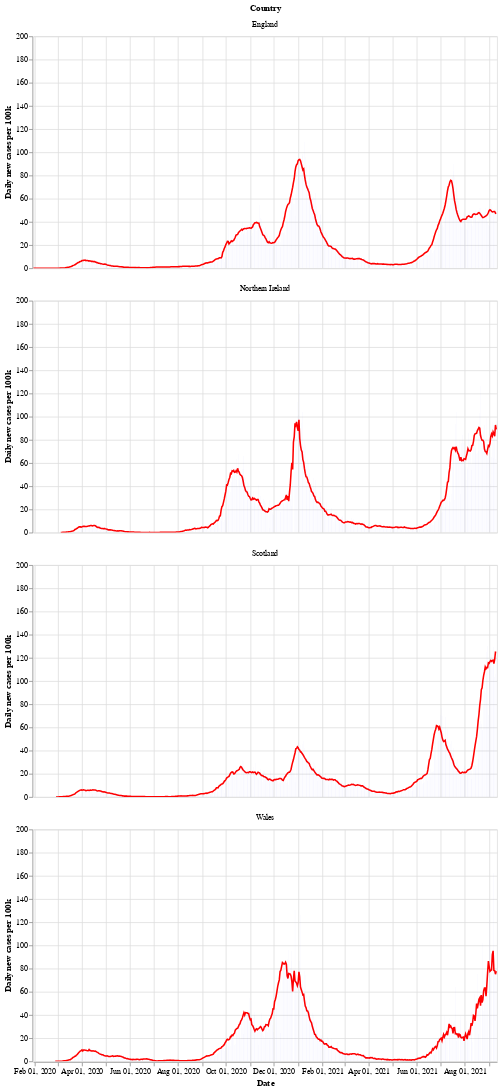

Here is the notebook cell this chart was saved with:
### Markdown cell above
Next is a bar chart of the number of new cases in each country (per 100k population), with the 7 day moving average of cases. Again we see that Wales saw a longer period of raising and falling cases compared to the other countries.

After a period of cases falling, each nation is now seeing a rise in the number of cases - especially in Wales.

### Code cell
# collapse
bars = alt.Chart(uk_cases).mark_bar().encode(
    x=alt.X("yearmonthdate(date):T", axis=alt.Axis(title='Date')),
    y=alt.Y("newCasesRate:Q", axis=alt.Axis(title='Daily new cases per 100k')),
    tooltip='newCasesRate',
    color=alt.condition(
        alt.datum.dailyChange > 0,
        alt.value("orange"),  # The positive color
        alt.value("blue")  # The negative color
    )
).properties(title='New cases per 100k population with rolling 7 day average', width=600).interactive()
line = alt.Chart(uk_cases).mark_line(
    color='red',
    size=2,
).transform_window(
    rolling_mean='mean(newCasesRate)',
    frame=[0, 7],
    groupby=['areaName']
).encode(
    x='yearmonthdate(date):T',
    y='rolling_mean:Q'
)
alt.layer(line, bars, data=uk_cases).facet(alt.Row('areaName', title='Country'), columns=1)

### Figure 1 — Vega-Lite specification as saved in the notebook (floating-point values rounded to 4 significant figures; data arrays with more than 128 entries replaced by an {"elided": "..."} marker saying what was removed)
{"config": {"view": {"continuousWidth": 400, "continuousHeight": 300}}, "data": {"name": "data-d5e521771d1e86626ea85792abeb8f15"}, "facet": {"type": "nominal", "field": "areaName", "title": "Country"}, "spec": {"layer": [{"mark": {"type": "line", "color": "red", "size": 2}, "encoding": {"x": {"type": "temporal", "field": "date", "timeUnit": "yearmonthdate"}, "y": {"type": "quantitative", "field": "rolling_mean"}}, "transform": [{"window": [{"op": "mean", "field": "newCasesRate", "as": "rolling_mean"}], "frame": [0, 7], "groupby": ["areaName"]}]}, {"mark": "bar", "encoding": {"color": {"condition": {"value": "orange", "test": "(datum.dailyChange > 0)"}, "value": "blue"}, "tooltip": {"type": "quantitative", "field": "newCasesRate"}, "x": {"type": "temporal", "axis": {"title": "Date"}, "field": "date", "timeUnit": "yearmonthdate"}, "y": {"type": "quantitative", "axis": {"title": "Daily new cases per 100k"}, "field": "newCasesRate"}}, "selection": {"selector002": {"type": "interval", "bind": "scales", "encodings": ["x", "y"]}}, "title": "New cases per 100k population with rolling 7 day average", "width": 600}]}, "columns": 1, "$schema": "https://vega.github.io/schema/vega-lite/v4.8.1.json", "datasets": {"data-d5e521771d1e86626ea85792abeb8f15": {"elided": "2268 records"}}}
